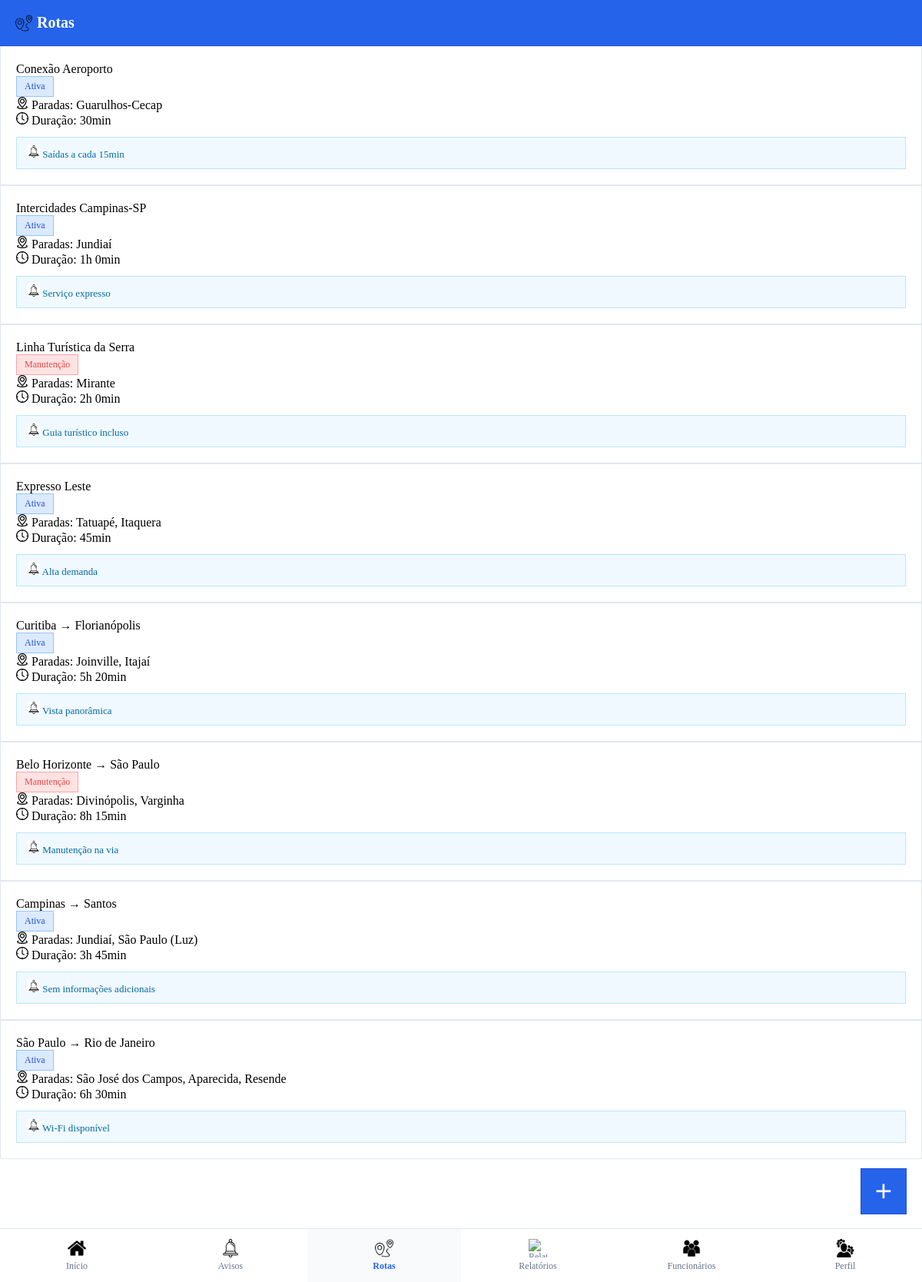
/rotas.php (signed in), run on the app's committed database.
### tables this page shows
CREATE TABLE IF NOT EXISTS routes (
  id INT AUTO_INCREMENT PRIMARY KEY,
  name VARCHAR(200) NOT NULL,
  origin VARCHAR(100),
  destination VARCHAR(100),
  stops TEXT,
  duration_minutes INT DEFAULT NULL,
  extra_info TEXT,
  status ENUM('ativa','manutencao') NOT NULL DEFAULT 'ativa',
  created_at TIMESTAMP DEFAULT CURRENT_TIMESTAMP
);

### public/rotas.php (the view, shortened to what this page needs)
<?php
require_once('../assets/config/db.php');
function formatDuration($minutes)
{
    $hours = floor($minutes / 60);
    $mins = $minutes % 60;
    if ($hours > 0) {
        return "{$hours}h {$mins}min";
    }
    return "{$mins}min";
}
?>
<!DOCTYPE html>
<html lang="pt-BR">
<head>
    <link href="https://cdn.jsdelivr.net/npm/remixicon@4.3.0/fonts/remixicon.css" rel="stylesheet">
    <link href="../assets/css/styles.css" rel="stylesheet">
</head>
<body>
    <div class="top-header">
        <h1><img src="../assets/images/rotas_icone.png" alt="Rotas" class="icon-img" style="width:22px;height:22px;">
            Rotas</h1>
    </div>
    <div class="route-list" id="routeList" style="padding-bottom: 80px;">
        <?php
        $res = $mysqli->query("SELECT * FROM routes ORDER BY id DESC");
        while ($r = $res->fetch_assoc()) {
            $badgeClass = ($r['status'] === 'manutencao') ? 'red' : 'blue';
            $badgeText = ($r['status'] === 'manutencao') ? 'Manutenção' : 'Ativa';
            $durationFmt = formatDuration($r['duration_minutes']);
            $jsonData = htmlspecialchars(json_encode($r), ENT_QUOTES, 'UTF-8');
            echo "
            <div class='route-card' onclick='editRoute($jsonData)'>
                <div class='route-title'>" . htmlspecialchars($r['name']) . "</div>
                <span class='badge $badgeClass'>$badgeText</span>
                <div class='details'>
                    <img src='../assets/images/local_icone.png' class='icon-img' style='width:16px;height:16px;'> Paradas: " . htmlspecialchars($r['stops'] ?? '') . "<br>
                    <img src='../assets/images/relogio_icone.png' class='icon-img' style='width:16px;height:16px;'> Duração: $durationFmt
                </div>
                <div class='live-info'>
                    <img src='../assets/images/notificacao_icone.png' class='icon-img' style='width:16px;height:16px;'> " . (!empty($r['extra_info']) ? htmlspecialchars($r['extra_info']) : 'Sem informações adicionais') . "
                </div>
            </div>";
        }
        ?>
    </div>
    <div class="fab" onclick="openCreateModal()">
        <i class="ri-add-line" style="font-size: 32px;"></i>
    </div>
    <?php include '_partials/bottom_nav.php'; ?>
</body>
</html>

### assets/css/styles.css (style rules this page uses)
:root { --bg: #f8f9fa; --card: #ffffff; --brand: #2563eb; --brand-light: #3b82f6; --brand-dark: #1d4ed8; --text: #1e293b; --muted: #64748b; --border: #e2e8f0; --success: #22c55e; --danger: #ef4444; --warning: #f59e0b; --radius: 0px; }
*, *::before, *::after { box-sizing: border-box; margin: 0; padding: 0; }
html { height: 100%; }
body { min-height: 100%; padding-bottom: 80px; }
.badge { display: inline-block; font-size: 12px; padding: 5px 10px; border-radius: var(--radius); background: #e0e7ff; color: var(--brand-dark); border: 1px solid var(--brand-light); }
.badge.red { background: #fee2e2; color: var(--danger); border-color: #fca5a5; }
.badge.blue { background: #dbeafe; color: var(--brand-dark); border-color: #93c5fd; }
.top-header { background: var(--brand); color: #fff; padding: 18px 20px; display: flex; align-items: center; gap: 10px; border-bottom: 1px solid var(--brand-dark); }
.top-header h1 { color: #fff; font-size: 20px; font-weight: 700; display: flex; align-items: center; gap: 6px; }
.route-card { background: #fff; padding: 20px; border: 1px solid var(--border); }
.live-info { background: #f0f9ff; padding: 10px 14px; font-size: 13px; margin-top: 12px; color: #0369a1; border: 1px solid #bae6fd; }
.fab { position: fixed; right: 20px; bottom: 88px; width: 60px; height: 60px; background: var(--brand); color: #fff; display: flex; justify-content: center; align-items: center; font-size: 28px; cursor: pointer; border: 1px solid var(--brand-dark); }

### data on the page
routes: name "Conexão Aeroporto", status "Ativa", stops "Guarulhos-Cecap", duration_minutes "30min", extra_info "Saídas a cada 15min"
routes: name "Intercidades Campinas-SP", status "Ativa", stops "Jundiaí", duration_minutes "1h 0min", extra_info "Serviço expresso"
routes: name "Linha Turística da Serra", status "Manutenção", stops "Mirante", duration_minutes "2h 0min", extra_info "Guia turístico incluso"
routes: name "Expresso Leste", status "Ativa", stops "Tatuapé, Itaquera", duration_minutes "45min", extra_info "Alta demanda"
routes: name "Curitiba → Florianópolis", status "Ativa", stops "Joinville, Itajaí", duration_minutes "5h 20min", extra_info "Vista panorâmica"
routes: name "Belo Horizonte → São Paulo", status "Manutenção", stops "Divinópolis, Varginha", duration_minutes "8h 15min", extra_info "Manutenção na via"
routes: name "Campinas → Santos", status "Ativa", stops "Jundiaí, São Paulo (Luz)", duration_minutes "3h 45min", shows "Sem informações adicionais"
routes: name "São Paulo → Rio de Janeiro", status "Ativa", stops "São José dos Campos, Aparecida, Resende", duration_minutes "6h 30min", extra_info "Wi-Fi disponível"
